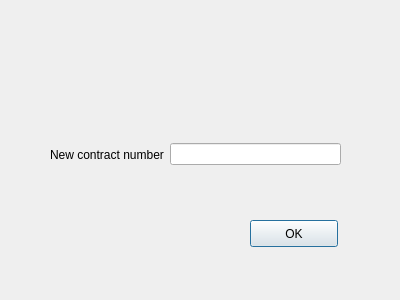
<?xml version="1.0" encoding="UTF-8"?>
<ui version="4.0">
 <class>cmenucontract</class>
 <widget class="QDialog" name="cmenucontract">
  <property name="geometry">
   <rect>
    <x>0</x>
    <y>0</y>
    <width>400</width>
    <height>300</height>
   </rect>
  </property>
  <property name="windowTitle">
   <string>Dialog</string>
  </property>
  <widget class="QPushButton" name="pushButton">
   <property name="geometry">
    <rect>
     <x>250</x>
     <y>220</y>
     <width>88</width>
     <height>27</height>
    </rect>
   </property>
   <property name="text">
    <string>OK</string>
   </property>
  </widget>
  <widget class="QWidget" name="">
   <property name="geometry">
    <rect>
     <x>50</x>
     <y>140</y>
     <width>291</width>
     <height>29</height>
    </rect>
   </property>
   <layout class="QHBoxLayout" name="horizontalLayout">
    <item>
     <widget class="QLabel" name="label">
      <property name="text">
       <string>New contract number</string>
      </property>
     </widget>
    </item>
    <item>
     <widget class="QLineEdit" name="lineEdit"/>
    </item>
   </layout>
  </widget>
 </widget>
 <resources/>
 <connections/>
</ui>
